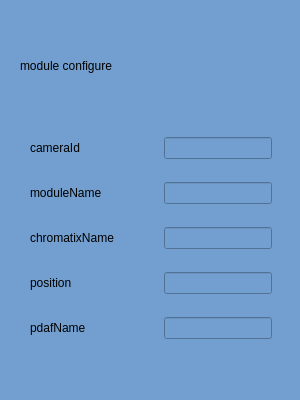
<?xml version="1.0" encoding="UTF-8"?>
<ui version="4.0">
 <class>ModuleConfig</class>
 <widget class="QWidget" name="ModuleConfig">
  <property name="geometry">
   <rect>
    <x>0</x>
    <y>0</y>
    <width>300</width>
    <height>400</height>
   </rect>
  </property>
  <property name="minimumSize">
   <size>
    <width>300</width>
    <height>400</height>
   </size>
  </property>
  <property name="maximumSize">
   <size>
    <width>300</width>
    <height>400</height>
   </size>
  </property>
  <property name="windowTitle">
   <string>Form</string>
  </property>
  <property name="styleSheet">
   <string notr="true">background-color: rgb(114, 159, 207);</string>
  </property>
  <widget class="QLabel" name="label">
   <property name="geometry">
    <rect>
     <x>20</x>
     <y>40</y>
     <width>271</width>
     <height>51</height>
    </rect>
   </property>
   <property name="styleSheet">
    <string notr="true">font: 25 28pt &quot;Microsoft YaHei UI Light&quot;;</string>
   </property>
   <property name="text">
    <string>module configure</string>
   </property>
  </widget>
  <widget class="QWidget" name="">
   <property name="geometry">
    <rect>
     <x>30</x>
     <y>120</y>
     <width>242</width>
     <height>241</height>
    </rect>
   </property>
   <layout class="QVBoxLayout" name="verticalLayout">
    <item>
     <layout class="QHBoxLayout" name="horizontalLayout">
      <item>
       <widget class="QLabel" name="label_2">
        <property name="text">
         <string>cameraId</string>
        </property>
       </widget>
      </item>
      <item>
       <spacer name="horizontalSpacer">
        <property name="orientation">
         <enum>Qt::Horizontal</enum>
        </property>
        <property name="sizeHint" stdset="0">
         <size>
          <width>40</width>
          <height>20</height>
         </size>
        </property>
       </spacer>
      </item>
      <item>
       <widget class="QLineEdit" name="le_cameraId"/>
      </item>
     </layout>
    </item>
    <item>
     <layout class="QHBoxLayout" name="horizontalLayout_2">
      <item>
       <widget class="QLabel" name="label_3">
        <property name="text">
         <string>moduleName</string>
        </property>
       </widget>
      </item>
      <item>
       <spacer name="horizontalSpacer_2">
        <property name="orientation">
         <enum>Qt::Horizontal</enum>
        </property>
        <property name="sizeHint" stdset="0">
         <size>
          <width>40</width>
          <height>20</height>
         </size>
        </property>
       </spacer>
      </item>
      <item>
       <widget class="QLineEdit" name="le_moduleName"/>
      </item>
     </layout>
    </item>
    <item>
     <layout class="QHBoxLayout" name="horizontalLayout_3">
      <item>
       <widget class="QLabel" name="label_4">
        <property name="text">
         <string>chromatixName</string>
        </property>
       </widget>
      </item>
      <item>
       <spacer name="horizontalSpacer_3">
        <property name="orientation">
         <enum>Qt::Horizontal</enum>
        </property>
        <property name="sizeHint" stdset="0">
         <size>
          <width>40</width>
          <height>20</height>
         </size>
        </property>
       </spacer>
      </item>
      <item>
       <widget class="QLineEdit" name="le_chromatixName"/>
      </item>
     </layout>
    </item>
    <item>
     <layout class="QHBoxLayout" name="horizontalLayout_4">
      <item>
       <widget class="QLabel" name="label_5">
        <property name="text">
         <string>position</string>
        </property>
       </widget>
      </item>
      <item>
       <spacer name="horizontalSpacer_4">
        <property name="orientation">
         <enum>Qt::Horizontal</enum>
        </property>
        <property name="sizeHint" stdset="0">
         <size>
          <width>40</width>
          <height>20</height>
         </size>
        </property>
       </spacer>
      </item>
      <item>
       <widget class="QLineEdit" name="le_position"/>
      </item>
     </layout>
    </item>
    <item>
     <layout class="QHBoxLayout" name="horizontalLayout_6">
      <item>
       <widget class="QLabel" name="label_7">
        <property name="text">
         <string>pdafName</string>
        </property>
       </widget>
      </item>
      <item>
       <spacer name="horizontalSpacer_6">
        <property name="orientation">
         <enum>Qt::Horizontal</enum>
        </property>
        <property name="sizeHint" stdset="0">
         <size>
          <width>40</width>
          <height>20</height>
         </size>
        </property>
       </spacer>
      </item>
      <item>
       <widget class="QLineEdit" name="le_pdafName"/>
      </item>
     </layout>
    </item>
   </layout>
  </widget>
 </widget>
 <resources/>
 <connections/>
</ui>
